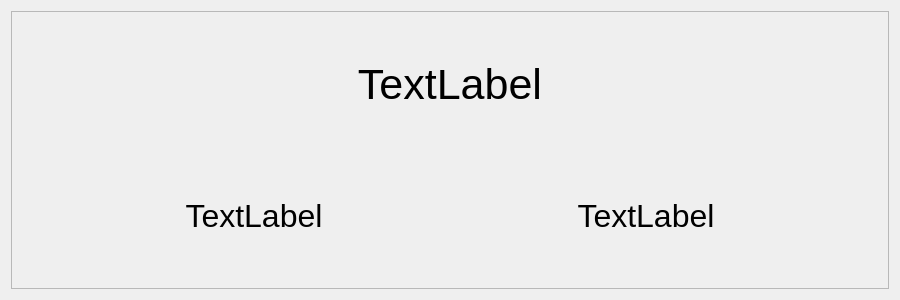
<?xml version="1.0" encoding="UTF-8"?>
<ui version="4.0">
 <class>Move</class>
 <widget class="QWidget" name="Move">
  <property name="geometry">
   <rect>
    <x>0</x>
    <y>0</y>
    <width>900</width>
    <height>300</height>
   </rect>
  </property>
  <property name="windowTitle">
   <string>Form</string>
  </property>
  <property name="styleSheet">
   <string notr="true"/>
  </property>
  <layout class="QHBoxLayout" name="horizontalLayout_2">
   <item>
    <widget class="QFrame" name="bg">
     <property name="styleSheet">
      <string notr="true"/>
     </property>
     <property name="frameShape">
      <enum>QFrame::StyledPanel</enum>
     </property>
     <property name="frameShadow">
      <enum>QFrame::Raised</enum>
     </property>
     <layout class="QVBoxLayout" name="verticalLayout">
      <item>
       <layout class="QHBoxLayout" name="horizontalLayout">
        <item>
         <spacer name="horizontalSpacer_3">
          <property name="orientation">
           <enum>Qt::Horizontal</enum>
          </property>
          <property name="sizeType">
           <enum>QSizePolicy::Maximum</enum>
          </property>
          <property name="sizeHint" stdset="0">
           <size>
            <width>80</width>
            <height>20</height>
           </size>
          </property>
         </spacer>
        </item>
        <item>
         <widget class="QLabel" name="moveName">
          <property name="font">
           <font>
            <pointsize>32</pointsize>
           </font>
          </property>
          <property name="styleSheet">
           <string notr="true">background: transparent;
border-width: 0;</string>
          </property>
          <property name="text">
           <string>TextLabel</string>
          </property>
          <property name="alignment">
           <set>Qt::AlignCenter</set>
          </property>
         </widget>
        </item>
        <item>
         <spacer name="horizontalSpacer_4">
          <property name="orientation">
           <enum>Qt::Horizontal</enum>
          </property>
          <property name="sizeType">
           <enum>QSizePolicy::Maximum</enum>
          </property>
          <property name="sizeHint" stdset="0">
           <size>
            <width>80</width>
            <height>20</height>
           </size>
          </property>
         </spacer>
        </item>
       </layout>
      </item>
      <item>
       <layout class="QHBoxLayout" name="horizontalLayout_3">
        <item>
         <spacer name="horizontalSpacer">
          <property name="orientation">
           <enum>Qt::Horizontal</enum>
          </property>
          <property name="sizeType">
           <enum>QSizePolicy::Preferred</enum>
          </property>
          <property name="sizeHint" stdset="0">
           <size>
            <width>40</width>
            <height>20</height>
           </size>
          </property>
         </spacer>
        </item>
        <item>
         <widget class="QLabel" name="power">
          <property name="font">
           <font>
            <pointsize>24</pointsize>
           </font>
          </property>
          <property name="styleSheet">
           <string notr="true">background: transparent;
border-width: 0;
</string>
          </property>
          <property name="text">
           <string>TextLabel</string>
          </property>
          <property name="alignment">
           <set>Qt::AlignCenter</set>
          </property>
         </widget>
        </item>
        <item>
         <widget class="QLabel" name="acc">
          <property name="font">
           <font>
            <pointsize>24</pointsize>
           </font>
          </property>
          <property name="styleSheet">
           <string notr="true">background: transparent;
border-width: 0;</string>
          </property>
          <property name="text">
           <string>TextLabel</string>
          </property>
          <property name="alignment">
           <set>Qt::AlignCenter</set>
          </property>
         </widget>
        </item>
        <item>
         <spacer name="horizontalSpacer_2">
          <property name="orientation">
           <enum>Qt::Horizontal</enum>
          </property>
          <property name="sizeType">
           <enum>QSizePolicy::Preferred</enum>
          </property>
          <property name="sizeHint" stdset="0">
           <size>
            <width>40</width>
            <height>20</height>
           </size>
          </property>
         </spacer>
        </item>
       </layout>
      </item>
     </layout>
    </widget>
   </item>
  </layout>
 </widget>
 <resources/>
 <connections/>
</ui>
